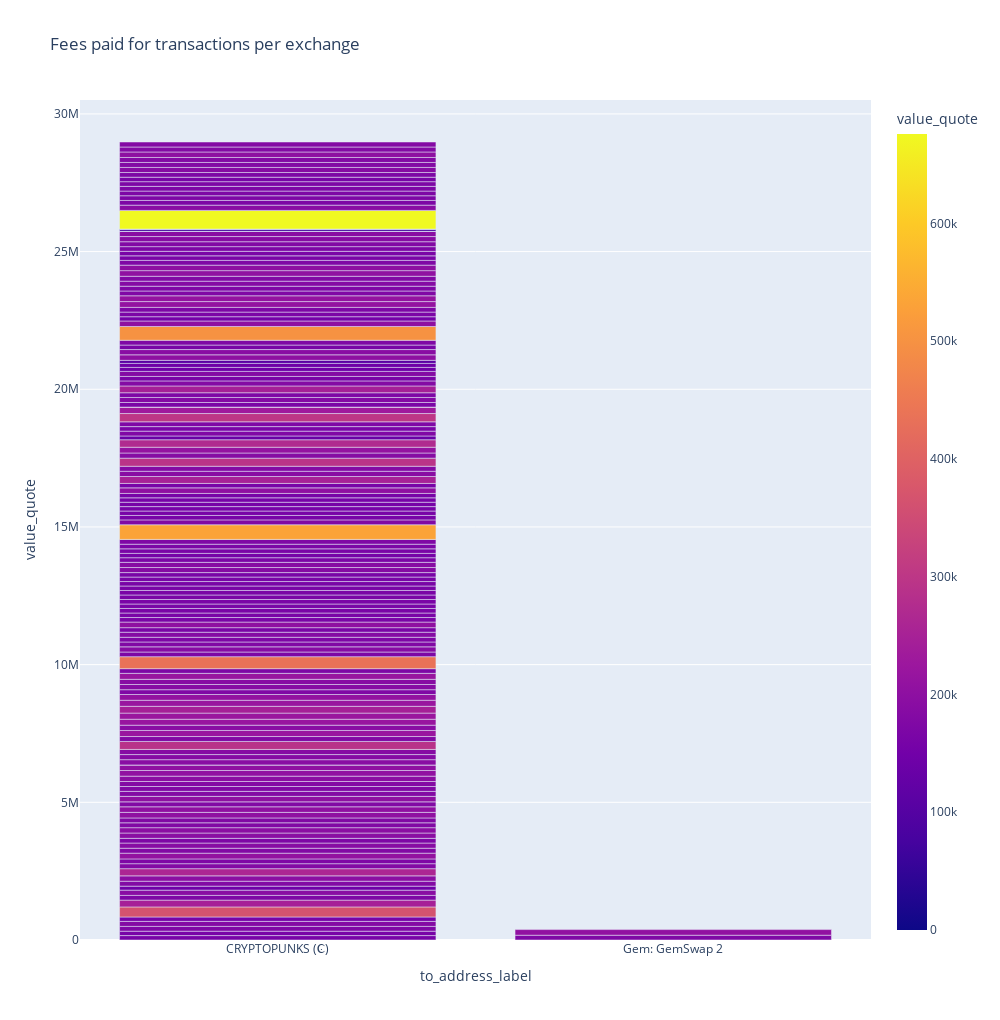

The notebook cell saved with this chart:
### Markdown cell above
## 2.a Cryptopunks Historical Sales

### Code cell
# Filter Through data for non null transactions
cryptopunks_sales_df = cryptopunks_tx_df[cryptopunks_tx_df['value_quote'] != 0]
cryptopunks_sales = cryptopunks_sales_df[cryptopunks_sales_df['to_address_label'].notnull()].dropna()


# Creating the plot using plotly express
cryptopunks_fig = px.bar(cryptopunks_sales, 
             x='to_address_label', 
             y= 'value_quote',
             color='value_quote',
             height=1020,
             width = 1000,
             title="Fees paid for transactions per exchange"
            )
cryptopunks_fig.show()

### Figure 1 — Plotly figure (JSON) as saved in the notebook; plotly's stock layout.template omitted (floating-point values rounded to 4 significant figures; data arrays with more than 128 entries replaced by an {"elided": "..."} marker saying what was removed)
{"data": [{"alignmentgroup": "True", "hovertemplate": "to_address_label=%{x}<br>value_quote=%{marker.color}<extra></extra>", "legendgroup": "", "marker": {"color": {"elided": "158 float values"}, "coloraxis": "coloraxis", "pattern": {"shape": ""}}, "name": "", "offsetgroup": "", "orientation": "v", "showlegend": false, "textposition": "auto", "type": "bar", "x": {"elided": "158 str values"}, "xaxis": "x", "y": {"elided": "158 float values"}, "yaxis": "y"}], "layout": {"barmode": "relative", "coloraxis": {"colorbar": {"title": {"text": "value_quote"}}, "colorscale": [[0, "#0d0887"], [0.1111, "#46039f"], [0.2222, "#7201a8"], [0.3333, "#9c179e"], [0.4444, "#bd3786"], [0.5556, "#d8576b"], [0.6667, "#ed7953"], [0.7778, "#fb9f3a"], [0.8889, "#fdca26"], [1, "#f0f921"]]}, "height": 1020, "legend": {"tracegroupgap": 0}, "title": {"text": "Fees paid for transactions per exchange"}, "width": 1000, "xaxis": {"anchor": "y", "autorange": true, "domain": [0, 1], "range": [-0.5, 1.5], "title": {"text": "to_address_label"}, "type": "category"}, "yaxis": {"anchor": "x", "autorange": true, "domain": [0, 1], "range": [0, 30510000.0], "title": {"text": "value_quote"}, "type": "linear"}}}
